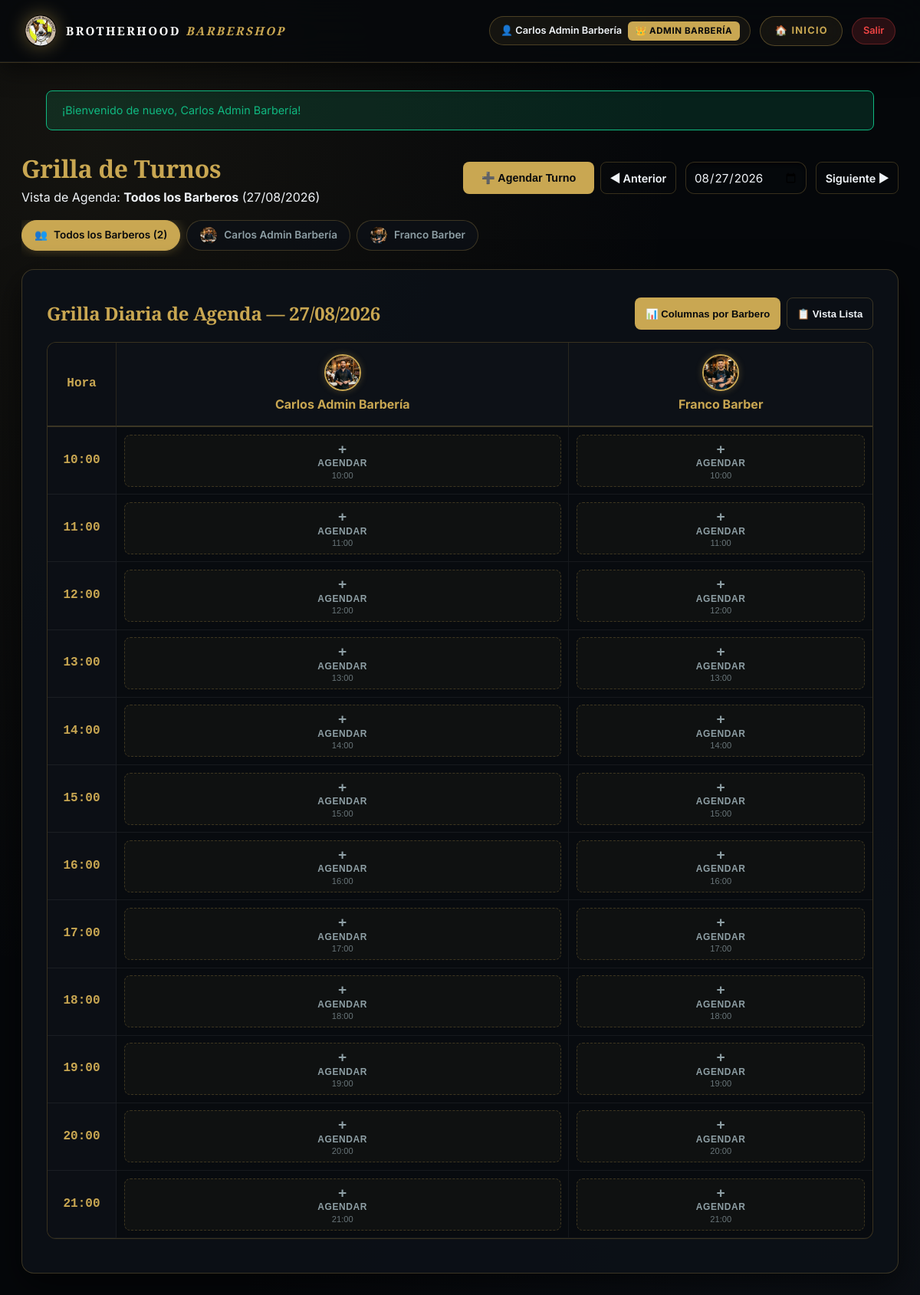
The app's page /barber.php (signed in) with its own data.
### tables this page shows
CREATE TABLE IF NOT EXISTS `users` (
  `id` INT AUTO_INCREMENT PRIMARY KEY,
  `shop_id` INT NULL,
  `name` VARCHAR(150) NOT NULL,
  `email` VARCHAR(150) NOT NULL UNIQUE,
  `photo` VARCHAR(255) NULL,
  `password` VARCHAR(255) NOT NULL,
  `role` VARCHAR(50) NOT NULL DEFAULT 'admin_barberia',
  `is_active` TINYINT(1) NOT NULL DEFAULT 1,
  `created_at` DATETIME DEFAULT CURRENT_TIMESTAMP,
  FOREIGN KEY (`shop_id`) REFERENCES `shops` (`id`) ON DELETE CASCADE
);

### barber.php (the view, shortened to what the rows shown need)
<?php
require_once __DIR__ . '/includes/auth.php';
$user = require_login();
$shop_id = $user['shop_id'];
$view_tab = $view_tab ?? ($_GET['tab'] ?? 'grid');
$stmtB = $pdo->prepare("SELECT id, name, role, photo FROM users WHERE shop_id = ? AND is_active = 1 ORDER BY name ASC");
$stmtB->execute([$shop_id]);
$active_barbers_list = $stmtB->fetchAll();
$selected_barber_filter = $_GET['barber_id'] ?? 'todos';
if ($selected_barber_filter === 'todos') {
    $barbers_to_show = $active_barbers_list;
}
$selected_date = $_GET['date'] ?? date('Y-m-d');
$day_of_week   = date('w', strtotime($selected_date));
$is_sunday     = ($day_of_week == 0);
$appointments_matrix = [];
if (!defined('HEADER_INCLUDED')) {
    include __DIR__ . '/includes/header.php';
}
$tab_param = ($view_tab === 'grid') ? 'my_grid' : $view_tab;
$url_script = ($user['role'] === 'owner') ? 'owner.php' : 'barber.php';
$link_prefix = $url_script . '?tab=' . $tab_param . '&barber_id=' . urlencode($selected_barber_filter) . '&date=';
?>
<?php if ($view_tab === 'grid'): ?>
  <div class="flex justify-between items-center mb-4 flex-wrap gap-4">
    <div>
      <h1 class="text-accent">Grilla de Turnos</h1>
    </div>
      <?php
        $next_date = date('Y-m-d', strtotime($selected_date . ' +1 day'));
      ?>
  </div>
  <div class="barber-pills-bar">
    <?php foreach ($active_barbers_list as $ab):
      $isActive = ((string)$selected_barber_filter === (string)$ab['id']) ? 'active' : '';
      $bUrl = $url_script . '?tab=' . $tab_param . '&barber_id=' . $ab['id'] . '&date=' . $selected_date;
      $bImg = !empty($ab['photo']) ? $ab['photo'] : 'assets/img/service_corte_clasico_1785440488368.png';
    ?>
      <a href="<?php echo $bUrl; ?>" class="barber-pill <?php echo $isActive; ?>">
        <img src="<?php echo htmlspecialchars($bImg); ?>" class="barber-pill-img" alt="<?php echo htmlspecialchars($ab['name']); ?>">
        <span><?php echo htmlspecialchars($ab['name']); ?></span>
      </a>
    <?php endforeach; ?>
  </div>
  <div class="glass-panel">
    <?php if ($is_sunday): ?>
      <div class="text-center p-8" style="color: var(--text-secondary); margin: 2rem 0;">
        <div style="font-size: 3.5rem;">🔒</div>
        <h3 class="mt-2 text-accent">Local Cerrado los Domingos</h3>
        <p>No se agendan turnos en esta fecha. Selecciona otro día laboral.</p>
        <a href="<?php echo $link_prefix . $next_date; ?>" class="btn btn-primary mt-4">Ver Lunes Siguiente ▶</a>
      </div>
    <?php else: ?>
      <div class="flex justify-between items-center mb-4 flex-wrap gap-2">
        <h2 class="text-accent">
          Grilla Diaria de Agenda — <?php echo date('d/m/Y', strtotime($selected_date)); ?>
        </h2>
      </div>
      <div id="grid-matrix-view">
        <div class="matrix-container mb-2">
          <table class="matrix-table">
            <thead>
              <tr>
                <th class="hour-cell">Hora</th>
                <?php foreach ($barbers_to_show as $barber):
                  $bPhoto = !empty($barber['photo']) ? $barber['photo'] : 'assets/img/service_corte_clasico_1785440488368.png';
                ?>
                  <th>
                    <div class="barber-header-card">
                      <img src="<?php echo htmlspecialchars($bPhoto); ?>" class="barber-header-avatar" alt="<?php echo htmlspecialchars($barber['name']); ?>">
                      <strong><?php echo htmlspecialchars($barber['name']); ?></strong>
                    </div>
                  </th>
                <?php endforeach; ?>
              </tr>
            </thead>
            <tbody>
              <?php for ($hour = 10; $hour <= 21; $hour++):
                $time_label = sprintf("%02d:00", $hour);
              ?>
                <tr>
                  <td class="hour-cell"><?php echo $time_label; ?></td>
                  <?php foreach ($barbers_to_show as $barber):
                    $bId = $barber['id'];
                    $cell_appts = $appointments_matrix[$hour][$bId] ?? [];
                  ?>
                    <td>
                      <?php if (!empty($cell_appts)): ?>
                        <?php foreach ($cell_appts as $appt):
                          $basePrice = (float)$appt['base_price'];
                          $finalPrice = ($appt['payment_method'] === 'transferencia') ? ($basePrice * 1.20) : $basePrice;
                          $commission = ($basePrice * (float)$appt['commission_percent']) / 100.0;
                          $clean_phone = preg_replace('/[^0-9]/', '', $appt['client_phone'] ?? '');
                          $statusClass = 'status-' . $appt['status'];
                        ?>
                          <div class="matrix-appt-card <?php echo $statusClass; ?>">
                            <div class="matrix-appt-header">
                              <div>
                                <div class="matrix-client-name"><?php echo htmlspecialchars($appt['client_name']); ?></div>
                                <?php if (!empty($appt['client_phone'])): ?>
                                  <a href="https://wa.me/<?php echo $clean_phone; ?>" target="_blank" style="color: var(--success); font-size: 0.78rem; text-decoration: none; display: inline-flex; align-items: center; gap: 2px;">
                                    📱 <?php echo htmlspecialchars($appt['client_phone']); ?>
                                  </a>
                                <?php endif; ?>
                              </div>
                              <div>
                                <?php if ($appt['status'] === 'scheduled'): ?>
                                  <span class="status-badge status-badge-active">Agendado</span>
                                <?php elseif ($appt['status'] === 'completed'): ?>
                                  <span class="status-badge status-badge-active" style="background:rgba(16,185,129,0.2);">✓ Cobrado</span>
                                <?php else: ?>
                                  <span class="status-badge status-badge-inactive">✕ Cancelado</span>
                                <?php endif; ?>
                              </div>
                            </div>
                            <div class="matrix-service-name">
                              ✂️ <strong><?php echo htmlspecialchars($appt['item_name']); ?></strong>
                            </div>
                            <div class="matrix-appt-meta">
                              <span class="badge-price">$<?php echo number_format($finalPrice, 2); ?></span>
                              <span class="badge-payment"><?php echo ucfirst($appt['payment_method']); ?></span>
                              <span style="font-size:0.72rem; color:var(--text-secondary);">Com: $<?php echo number_format($commission, 2); ?></span>
                            </div>
                            <?php if (!empty($appt['observation'])): ?>
                              <div style="font-size:0.75rem; color:var(--text-secondary); margin-bottom:0.35rem; font-style:italic;">
                                💬 <?php echo htmlspecialchars($appt['observation']); ?>
                              </div>
                            <?php endif; ?>
                            <div class="matrix-appt-actions">
                              <?php if ($appt['status'] === 'scheduled'): ?>
                                <form action="actions/complete_appointment.php" method="POST" onsubmit="return confirm('¿Marcar turno como completado y cobrado?')" style="margin:0;">
                                  <?php echo csrf_field(); ?>
                                  <input type="hidden" name="id" value="<?php echo $appt['id']; ?>">
                                  <input type="hidden" name="date" value="<?php echo $selected_date; ?>">
                                  <input type="hidden" name="barber_filter" value="<?php echo htmlspecialchars($selected_barber_filter); ?>">
                                  <button type="submit" class="btn btn-success btn-sm" title="Marcar Pagado">✓ Cobrar</button>
                                </form>
                                <form action="actions/cancel_appointment.php" method="POST" onsubmit="return confirm('¿Cancelar este turno?')" style="margin:0;">
                                  <?php echo csrf_field(); ?>
                                  <input type="hidden" name="id" value="<?php echo $appt['id']; ?>">
                                  <input type="hidden" name="date" value="<?php echo $selected_date; ?>">
                                  <input type="hidden" name="barber_filter" value="<?php echo htmlspecialchars($selected_barber_filter); ?>">
                                  <button type="submit" class="btn btn-outline btn-sm" style="color:var(--danger); border-color:var(--danger);" title="Cancelar Turno">✕</button>
                                </form>
                              <?php endif; ?>
                              <form action="actions/delete_appointment.php" method="POST" onsubmit="return confirm('¿Eliminar registro?')" style="margin:0;">
                                <?php echo csrf_field(); ?>
                                <input type="hidden" name="id" value="<?php echo $appt['id']; ?>">
                                <input type="hidden" name="date" value="<?php echo $selected_date; ?>">
                                <input type="hidden" name="barber_filter" value="<?php echo htmlspecialchars($selected_barber_filter); ?>">
                                <input type="hidden" name="tab_redirect" value="my_grid">
                                <button type="submit" class="btn btn-danger btn-sm" title="Eliminar definitivamente">🗑</button>
                              </form>
                            </div>
                          </div>
                        <?php endforeach; ?>
                        <button type="button" class="btn btn-outline btn-sm w-full" style="border-style:dashed; border-color:var(--accent-primary);" onclick="openBookingModal(<?php echo $bId; ?>, '<?php echo sprintf('%02d:00', $hour); ?>')">
                          + Añadir Turno Extra
                        </button>
                      <?php else: ?>
                        <button type="button" class="slot-available-btn" onclick="openBookingModal(<?php echo $bId; ?>, '<?php echo sprintf('%02d:00', $hour); ?>')">
                          <span class="slot-plus">+</span>
                          <span class="slot-label">Agendar</span>
                          <span class="slot-time"><?php echo $time_label; ?></span>
                        </button>
                      <?php endif; ?>
                    </td>
                  <?php endforeach; ?>
                </tr>
              <?php endfor; ?>
            </tbody>
          </table>
        </div>
      </div>
    <?php endif; ?>
  </div>
<?php endif; ?>

### includes/header.php (shortened to what the rows shown need)
<?php
require_once __DIR__ . '/auth.php';
$user = get_logged_user();
$current_page  = basename($_SERVER['PHP_SELF']);
$is_panel_view = ($user && in_array($current_page, ['super_admin.php', 'owner.php', 'barber.php']));
?>
<!DOCTYPE html>
<html lang="es">
<head>
  <link rel="stylesheet" href="css/style.css?v=<?php echo @filemtime(__DIR__ . '/../css/style.css') ?: '1.0'; ?>">
</head>
<body class="<?php echo $is_panel_view ? 'panel-view' : ''; ?>">
  <header class="nav" id="nav">
    <div class="container nav-inner flex justify-between items-center" style="min-height: 60px;">
      <div class="nav-actions-group flex items-center gap-3">
        <?php if ($user): ?>
          <?php
            $roleLabel = 'Barbero';
            if (is_super_admin($user)) {
                $roleLabel = '⚡ Super Admin';
            } elseif (is_shop_admin($user)) {
                $roleLabel = '👑 Admin Barbería';
            }
          ?>
          <div class="user-badge user-badge-pill">
            <span class="user-badge-name">👤 <?php echo htmlspecialchars($user['name']); ?></span>
            <span class="role-tag role-tag-gold">
              <?php echo $roleLabel; ?>
            </span>
          </div>
          <?php if ($is_panel_view): ?>
            <a href="index.php" class="nav-btn-secondary">
              🏠 Inicio
            </a>
          <?php endif; ?>
          <a href="logout.php" class="btn btn-danger btn-sm" style="border-radius: 999px; padding: 0.4rem 0.85rem;">
            Salir
          </a>
        <?php else: ?>
          <a href="login.php" class="nav-btn-secondary">
            🔒 Acceso Admin
          </a>
        <?php endif; ?>
      </div>
    </div>
  </header>
  <main class="<?php echo $current_page === 'index.php' ? 'page-hero-wrapper' : 'container page-wrapper animate-fade-in'; ?>">

### records on screen
users: name "Carlos Admin Barbería", role "👑 ADMIN BARBERÍA", photo (picture), time_label "10:00", time_label "11:00", time_label "12:00", time_label "13:00", time_label "14:00", time_label "15:00", time_label "16:00", time_label "17:00", time_label "18:00", time_label "19:00", time_label "20:00", time_label "21:00"
users: photo (picture), name "Franco Barber", time_label "10:00", time_label "11:00", time_label "12:00", time_label "13:00", time_label "14:00", time_label "15:00", time_label "16:00", time_label "17:00", time_label "18:00", time_label "19:00", time_label "20:00", time_label "21:00"

### other values on screen
$flash['message'] "¡Bienvenido de nuevo, Carlos Admin Barbería!"
$current_barber_name "Todos los Barberos"
count($active_barbers_list) "2"
$time_label "10:00"
$time_label "11:00"
$time_label "12:00"
$time_label "13:00"
$time_label "14:00"
$time_label "15:00"
$time_label "16:00"
$time_label "17:00"
$time_label "18:00"
$time_label "19:00"
$time_label "20:00"
$time_label "21:00"
